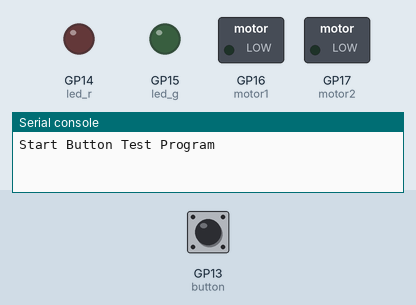
Simulated run of this program. Board: Raspberry Pi Pico running MicroPython. Shown: switched loads named in the program (green lamp = pin HIGH), output pins drawn as LEDs (lit = HIGH), the last lines printed to the serial console. The test bench sets the inputs (shaded band); at power-on: GP13 (button) HIGH.

Above: at 1.2 s.
1.3 s: GP13 (button) pulled LOW for 0.15 s
At 1.9 s:
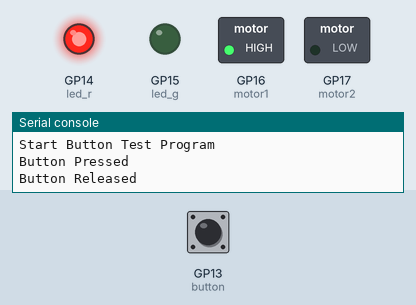
2.9 s: GP13 (button) pulled LOW for 3.2 s
At 4.4 s:
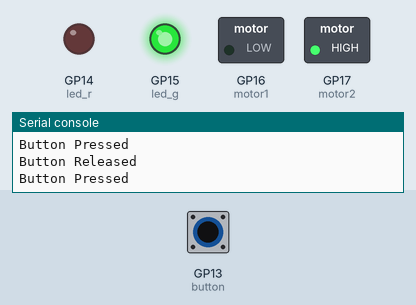
7.6 s: GP13 (button) pulled LOW for 1 s
At 7.9 s:
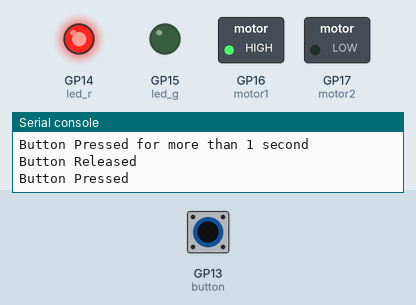
Timing chart, 0 to 10.6 s (numbered marks = the images above; inputs shaded):
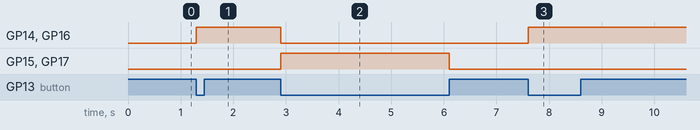

Measured:
- after the input at 1.3 s, GP14 (led_r), GP16 (motor1): LOW → HIGH at once
- after the input at 2.9 s, GP14 (led_r), GP16 (motor1): HIGH → LOW at once; GP15 (led_g), GP17 (motor2): LOW → HIGH at once, → LOW 3.2 s later
- after the input at 7.6 s, GP14 (led_r), GP16 (motor1): LOW → HIGH at once

The program:

button.py
```python
print("Start Button Test Program")

from machine import Pin
import time

button = Pin(13, Pin.IN, Pin.PULL_UP)


motor1 = Pin(16, Pin.OUT)
motor2 = Pin(17, Pin.OUT)

led_g = Pin(15, Pin.OUT)
led_r = Pin(14, Pin.OUT)

left = False;


button_state = 1
button_last_state = 1

last_press_time = 0

while True:
    button_last_state = button_state
    button_state = button.value()
    if button_state != button_last_state:
        if button_state == 0:
            if left:
                motor1.value(0)
                motor2.value(1)
                led_g.value(1)
                led_r.value(0)
                left = False
            else:
                motor1.value(1)
                motor2.value(0)
                led_g.value(0)
                led_r.value(1)
                left = True
            print("Button Pressed")

            last_press_time = time.ticks_ms()
        else:

            # Check if the button was pressed for more than 1 second
            if time.ticks_diff(time.ticks_ms(), last_press_time) > 1000:
                print("Button Pressed for more than 1 second")
                motor1.value(0)
                motor2.value(0)
                led_g.value(0)
                led_r.value(0)
                left = False
            print("Button Released")
```
